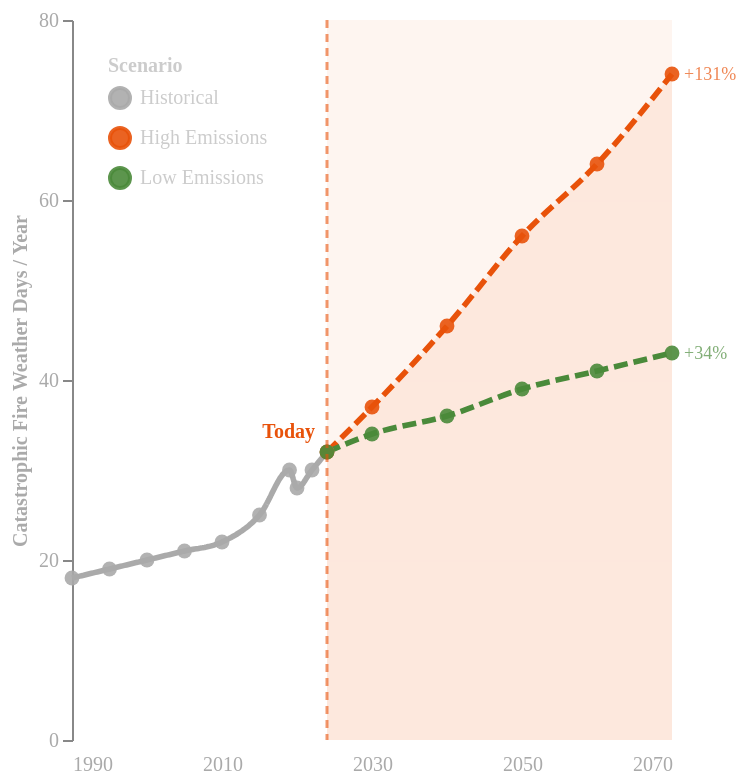

Write a Vega-Lite specification for this figure.
### Vega-Lite specification from a JSON file in a GitHub repository (floating-point values rounded to 4 significant figures)
{"$schema": "https://vega.github.io/schema/vega-lite/v5.json", "width": "container", "height": 360, "background": "transparent", "data": {"values": [{"year": 1990, "fire_days": 18, "scenario": "Historical"}, {"year": 1995, "fire_days": 19, "scenario": "Historical"}, {"year": 2000, "fire_days": 20, "scenario": "Historical"}, {"year": 2005, "fire_days": 21, "scenario": "Historical"}, {"year": 2010, "fire_days": 22, "scenario": "Historical"}, {"year": 2015, "fire_days": 25, "scenario": "Historical"}, {"year": 2019, "fire_days": 30, "scenario": "Historical"}, {"year": 2020, "fire_days": 28, "scenario": "Historical"}, {"year": 2022, "fire_days": 30, "scenario": "Historical"}, {"year": 2024, "fire_days": 32, "scenario": "Historical"}, {"year": 2024, "fire_days": 32, "scenario": "High Emissions"}, {"year": 2030, "fire_days": 37, "scenario": "High Emissions"}, {"year": 2040, "fire_days": 46, "scenario": "High Emissions"}, {"year": 2050, "fire_days": 56, "scenario": "High Emissions"}, {"year": 2060, "fire_days": 64, "scenario": "High Emissions"}, {"year": 2070, "fire_days": 74, "scenario": "High Emissions"}, {"year": 2024, "fire_days": 32, "scenario": "Low Emissions"}, {"year": 2030, "fire_days": 34, "scenario": "Low Emissions"}, {"year": 2040, "fire_days": 36, "scenario": "Low Emissions"}, {"year": 2050, "fire_days": 39, "scenario": "Low Emissions"}, {"year": 2060, "fire_days": 41, "scenario": "Low Emissions"}, {"year": 2070, "fire_days": 43, "scenario": "Low Emissions"}]}, "params": [{"name": "scenarioPick", "value": "All", "bind": {"input": "select", "options": ["All", "Historical", "High Emissions", "Low Emissions"], "labels": ["All scenarios", "Historical (1990–2024)", "High Emissions — RCP 8.5", "Low Emissions — RCP 2.6"], "name": "Show: "}}], "transform": [{"filter": "scenarioPick === 'All' || datum.scenario === scenarioPick"}], "layer": [{"mark": {"type": "rect", "opacity": 0.06, "color": "#e8520a"}, "data": {"values": [{"x1": 2024, "x2": 2070}]}, "encoding": {"x": {"field": "x1", "type": "quantitative", "scale": {"domain": [1990, 2070], "nice": false}}, "x2": {"field": "x2"}}}, {"mark": {"type": "area", "interpolate": "monotone", "opacity": 0.08, "color": "#e8520a"}, "transform": [{"filter": "datum.scenario === 'High Emissions'"}], "encoding": {"x": {"field": "year", "type": "quantitative", "scale": {"domain": [1990, 2070], "nice": false}}, "y": {"field": "fire_days", "type": "quantitative"}, "y2": {"value": 0}}}, {"mark": {"type": "line", "strokeWidth": 2.8, "interpolate": "monotone"}, "encoding": {"x": {"field": "year", "type": "quantitative", "scale": {"domain": [1990, 2070], "nice": false}, "axis": {"title": null, "labelColor": "#aaa", "labelFont": "DM Mono", "labelFontSize": 10, "grid": false, "domainColor": "rgba(255,255,255,.2)", "tickColor": "rgba(255,255,255,.2)", "values": [1990, 2000, 2010, 2020, 2030, 2040, 2050, 2060, 2070], "format": "d"}}, "y": {"field": "fire_days", "type": "quantitative", "scale": {"domain": [0, 80]}, "title": "Catastrophic Fire Weather Days / Year", "axis": {"titleColor": "#aaa", "labelColor": "#aaa", "titleFont": "DM Mono", "labelFont": "DM Mono", "titleFontSize": 10, "labelFontSize": 10, "grid": true, "gridColor": "rgba(255,255,255,.07)", "tickCount": 5}}, "color": {"field": "scenario", "type": "nominal", "scale": {"domain": ["Historical", "High Emissions", "Low Emissions"], "range": ["#aaaaaa", "#e8520a", "#4a8a3a"]}, "legend": {"title": "Scenario", "orient": "top-left", "labelColor": "#ccc", "titleColor": "#ccc", "labelFont": "DM Mono", "titleFont": "DM Mono", "titleFontSize": 10, "labelFontSize": 10, "symbolStrokeWidth": 2}}, "strokeDash": {"condition": {"test": "datum.scenario !== 'Historical'", "value": [7, 3]}, "value": [1, 0]}, "tooltip": [{"field": "year", "title": "Year", "format": "d"}, {"field": "scenario", "title": "Scenario"}, {"field": "fire_days", "title": "Catastrophic Fire Days / Year"}]}}, {"mark": {"type": "point", "filled": true, "size": 55, "opacity": 0.9}, "encoding": {"x": {"field": "year", "type": "quantitative", "scale": {"domain": [1990, 2070], "nice": false}}, "y": {"field": "fire_days", "type": "quantitative"}, "color": {"field": "scenario", "type": "nominal", "scale": {"domain": ["Historical", "High Emissions", "Low Emissions"], "range": ["#aaaaaa", "#e8520a", "#4a8a3a"]}}, "tooltip": [{"field": "year", "title": "Year", "format": "d"}, {"field": "scenario", "title": "Scenario"}, {"field": "fire_days", "title": "Catastrophic Fire Days / Year"}]}}, {"mark": {"type": "rule", "color": "#e8520a", "strokeDash": [4, 3], "strokeWidth": 1.5, "opacity": 0.6}, "data": {"values": [{"x": 2024}]}, "encoding": {"x": {"field": "x", "type": "quantitative", "scale": {"domain": [1990, 2070], "nice": false}}}}, {"mark": {"type": "text", "align": "right", "dx": -6, "dy": -10, "fontSize": 10, "font": "DM Mono", "color": "#e8520a", "fontWeight": 600}, "data": {"values": [{"x": 2024, "y": 32, "label": "Today"}]}, "encoding": {"x": {"field": "x", "type": "quantitative", "scale": {"domain": [1990, 2070], "nice": false}}, "y": {"field": "y", "type": "quantitative"}, "text": {"field": "label"}}}, {"mark": {"type": "text", "align": "left", "dx": 6, "dy": 0, "fontSize": 9, "font": "DM Mono", "color": "#e8520a", "opacity": 0.7}, "data": {"values": [{"x": 2070, "y": 74, "label": "+131%"}]}, "encoding": {"x": {"field": "x", "type": "quantitative", "scale": {"domain": [1990, 2070], "nice": false}}, "y": {"field": "y", "type": "quantitative"}, "text": {"field": "label"}}}, {"mark": {"type": "text", "align": "left", "dx": 6, "dy": 0, "fontSize": 9, "font": "DM Mono", "color": "#4a8a3a", "opacity": 0.7}, "data": {"values": [{"x": 2070, "y": 43, "label": "+34%"}]}, "encoding": {"x": {"field": "x", "type": "quantitative"}, "y": {"field": "y", "type": "quantitative"}, "text": {"field": "label"}}}], "config": {"background": "transparent", "view": {"stroke": null}}}
